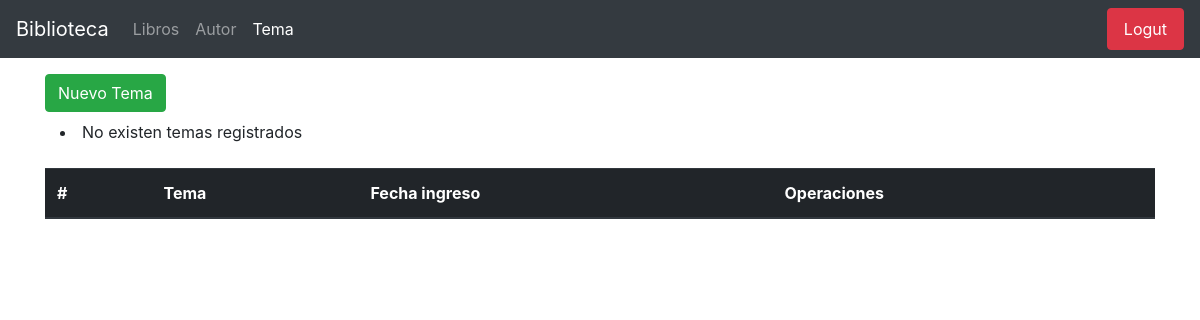
Before: /temas/temas-admin/ (signed in) with the older database file.
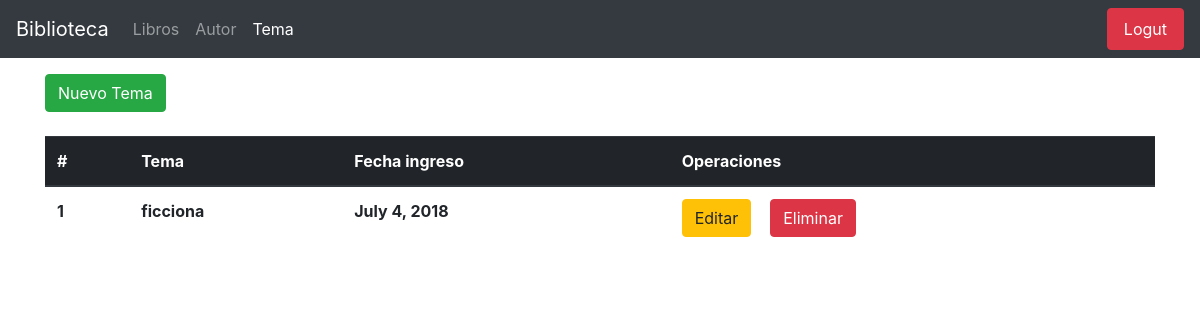
After: the same page with the newer database file.
### apps/temas/models.py (models this page shows, shortened)
class Temas(models.Model):
    tema = models.CharField(_('tema'), max_length=200)
    fecha_ingreso = models.DateField(_('fecha_ingreso'), default=now())
    class Meta:
        verbose_name_plural = 'Temas'

### apps/temas/views.py (the view)
# urls.py: path('temas-admin/', views.ThemeAdminView.as_view(), name='temas-admin'),
class ThemeAdminView(AdminMixin, ListView):
    model = Temas
    context_object_name = 'Temas'

### usuarios/mixins.py (called while the page is built)
def _user_mixin(group_name):
    class Mixin(LoginRequiredMixin, UserPassesTestMixin):
        login_url = reverse_lazy('usuarios:index')
        def test_func(self):
            user = self.request.user
            if user.is_superuser:
                return True
            group = Group.objects.get(name=group_name)
            return group in user.groups.all()
    return Mixin

### apps/temas/templates/temas/temas_list.html (shortened to what this page needs)
{% extends "base.html" %}
{% block navbar_items %}
    <li class="nav-item">
        <a class="nav-link" href="#"> Libros <span class="sr-only">(current)</span></a>
    </li>
    <li class="nav-item">
        <a class="nav-link" href="#"> Autor </a>
    </li>
    <li class="nav-item active">
        <a class="nav-link" href="#"> Tema </a>
    </li>
{% endblock navbar_items %}
{% block content %}
    <div class="container mt-3">
        <a href="{% url 'temas:crear-tema' %}" class="btn btn-success ">Nuevo Tema</a>
    </div>
    <div class="container">
        <table class="table table-hover mt-4">
            <thead class="thead-dark">
                <tr>
                    <th scope="col"> # </th>
                    <th scope="col"> Tema </th>
                    <th scope="col"> Fecha ingreso </th>
                    <th scope="col"> Operaciones </th>
                    </tr>
            </thead>
            <tbody>
                {% for tema in Temas %}
                    <tr>
                        <th scope="row">{{ forloop.counter }}</th>
                        <th> {{ tema.tema }}</th>
                        <th> {{ tema.fecha_ingreso }} </th>
                        <th> <a href="{% url 'temas:editar-tema' tema.id %}" class="btn btn-warning" >Editar </a> &nbsp &nbsp <a href="{% url 'temas:eliminar-tema' tema.id %}" class="btn btn-danger"> Eliminar</a></th>
                    </tr>
                    {% empty %}
                    <div class="container mt-2">
                        <li> No existen temas registrados </li>
                    </div>
                {% endfor %}
            </tbody>
        </table>
    </div>
{% endblock %}

### usuarios/templates/base.html (shortened to what this page needs)
{% load static %}
<!DOCTYPE html>
<html lang="en">
<head>
    <link rel="stylesheet" href="https://use.fontawesome.com/releases/v5.1.0/css/all.css">
    <link rel="stylesheet" href="https://stackpath.bootstrapcdn.com/bootstrap/4.1.1/css/bootstrap.min.css">
</head>
<body>
    <nav class="navbar navbar-expand-lg navbar-dark bg-dark">
        <a class="navbar-brand" href="#">Biblioteca</a>
        <div class="collapse navbar-collapse" id="navbarSupportedContent">
            <ul class="navbar-nav mr-auto">
                {% block navbar_items %}
                {% endblock navbar_items %}
            </ul>
            <form class="form-inline my-2 my-lg-0">
                <a class='nav-link btn btn-danger text-white' href="{% url 'usuarios:sign_out' %}">Logut</a>
            </form>
        </div>
    </nav>
    {% block content %}{% endblock %}
</body>
</html>

Changed rows visible on the page:
added Temas: tema "ficciona", fecha_ingreso "July 4, 2018"
Other visible differences:
text no longer shown: "No existen temas registrados"
